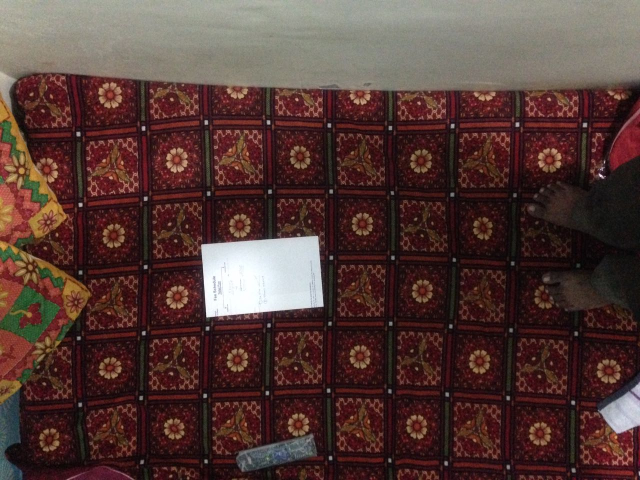
#> input picture images/A4.jpg, 1280 x 960 px (shown at 1/2 size)
$ python object-dimension.py   (Python 2 division)   (older library calls are emulated)
#> lines starting #> are read from the running program, lines starting #| are printed output that depends on the picture; after the words box and inside, x2 and y2 are one past the last pixel; in counts of white or black regions, pixels touching at a corner belong together
import numpy as np
import imutils
import cv2
import math
import urllib

def url_to_image(url):
	# download the image, convert it to a NumPy array, and then read
	# it into OpenCV format
	resp = urllib.urlopen(url)
	image = np.asarray(bytearray(resp.read()), dtype="uint8")
	image = cv2.imdecode(image, cv2.IMREAD_COLOR)

	# return the image
	return image


def midpoint(ptA, ptB):
    return ((ptA[0] + ptB[0]) * 0.5, (ptA[1] + ptB[1]) * 0.5)


def my_max_function(somelist):
    max_value = None
    for value in somelist:
        if not max_value:
            max_value = value
        elif value > max_value:
            max_value = value
    return max_value


# calculate pixel/metric using reference image
def pixelsPerMetric_finder():
    image = cv2.imread('images/A4.jpg')
#> image is the input picture: shape (960, 1280, 3); mean B, G, R 53.3, 57.4, 83
    gray = cv2.cvtColor(image, cv2.COLOR_BGR2GRAY)
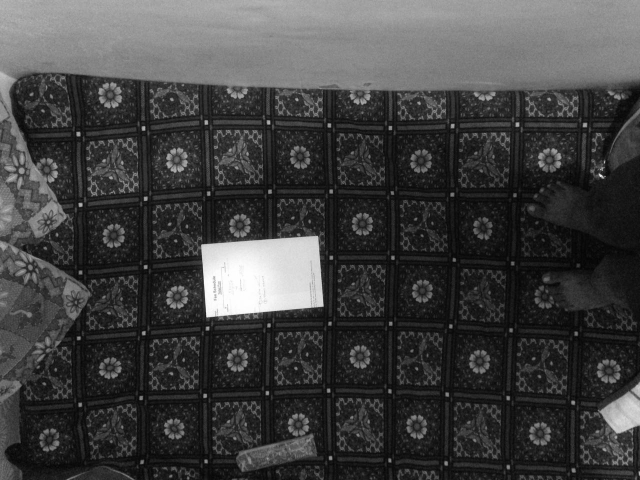
#> gray: shape (960, 1280) (shown at 1/2 size); min 1, max 255, mean 64.6
    gray = cv2.GaussianBlur(gray, (7, 7), 0)

    # perform edge detection, then perform a dilation + erosion to
    # close gaps in between object edges
    edged = cv2.Canny(gray, 10, 80)
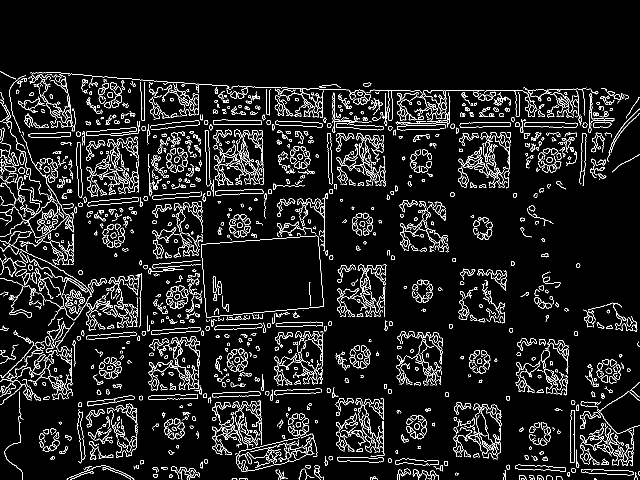
#> edged: shape (960, 1280) (shown at 1/2 size); 7.2% white in thin lines or dots, all inside (x1, y1, x2, y2) = (0, 143, 1280, 960)
    # box2
    edged = cv2.dilate(edged, None, iterations=1)
#> edged: shape (960, 1280); 23.3% white; 507 white regions (1 under 20 px), largest, box (x1, y1, x2, y2) and area: (35, 143, 1230, 267) 32169, (0, 142, 285, 663) 29540, (296, 385, 657, 655) 11732
    edged = cv2.erode(edged, None, iterations=1)
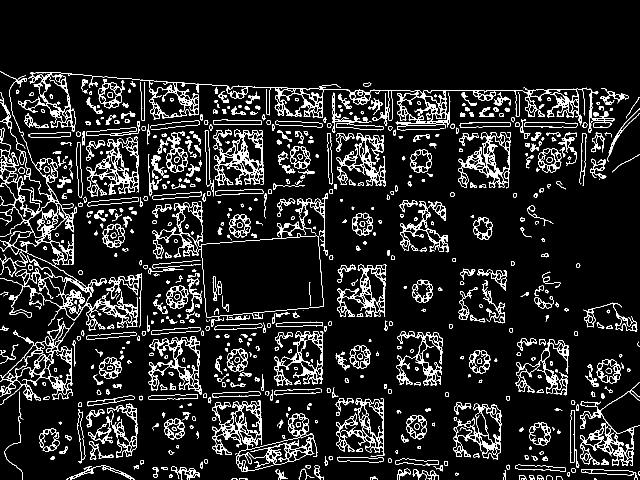
#> edged: shape (960, 1280) (shown at 1/2 size); 10% white in thin lines or dots, all inside (x1, y1, x2, y2) = (0, 143, 1280, 960)

    # find contours in the edge map
    cnts = cv2.findContours(edged.copy(), cv2.RETR_EXTERNAL,
                            cv2.CHAIN_APPROX_SIMPLE)
#> cnts = 615 contours, 112 with area under 20; largest, box (x1, y1, x2, y2) and area: (305, 386, 656, 654) 41389, (36, 144, 1229, 266) 27319, (0, 143, 276, 662) 22701, (0, 635, 149, 810) 10564, (424, 801, 635, 944) 10122
    # print cnts
    cnts = cnts[0] if imutils.is_cv2() else cnts[1]

    pixelsPerMetric = None

    contourarray = []
    # append contour area in array and find max out of it
    for i in cnts:
            # print cv2.contourArea(i)
        contourarray.append(float(cv2.contourArea(i)))
        maxcontour = my_max_function(contourarray)
#> this loop made 615 passes
#> maxcontour on passes 1 to 3: 8.5, 8.5, 10
#> after the loop, contourarray = 615 values, max 41389 at index 394, min 0 at index 243, mean 427.8

    # loop over the contours individually
    for c in cnts:
        # if the contour is not sufficiently large, ignore it
        # print cv2.contourArea(c)
        if cv2.contourArea(c) < maxcontour:
            continue

        # compute the rotated bounding box of the contour
        orig = image.copy()
        box = cv2.minAreaRect(c)
        box = cv2.cv.BoxPoints(box) if imutils.is_cv2() else cv2.boxPoints(box)
        box = np.array(box, dtype="int")

        # loop over the original points and draw them
        # for (x, y) in box:
        #     cv2.circle(orig, (int(x), int(y)), 5, (0, 0, 255), -1)
        # unpack the ordered bounding box, then compute the midpoint
        # between the top-left and top-right coordinates, followed by
        # the midpoint between bottom-left and bottom-right coordinates
        (tl, tr, br, bl) = box
        (tltrX, tltrY) = midpoint(tl, tr)
        (blbrX, blbrY) = midpoint(bl, br)

        # compute the midpoint between the top-left and top-right points,
        # followed by the midpoint between the top-righ and bottom-right
        (tlblX, tlblY) = midpoint(tl, bl)
        (trbrX, trbrY) = midpoint(tr, br)

        # compute the Euclidean distance between the midpoints
        # dA = dist.euclidean((tltrX, tltrY), (blbrX, blbrY))
        # dB = dist.euclidean((tlblX, tlblY), (trbrX, trbrY))
        dA = math.hypot(tltrX - blbrX, tltrY - blbrY)
        dB = math.hypot(tlblX - trbrX, tlblY - trbrY)


        # if the pixels per metric has not been initialized, then
        # compute it as the ratio of pixels to supplied metric
        # (in this case, inches)
        if pixelsPerMetric is None:
            # to caculate pixelpermetric use the reference object known width
            pixelsPerMetric = dB / 11.6 #6.5
            # print pixelsPerMetric
        return pixelsPerMetric
#> this loop made 395 passes
#> (tltrX, tltrY, blbrX, blbrY, tlblX, tlblY, trbrX, trbrY) on pass 395: (307.5, 534.5, 662.5, 510.5, 493.5, 648, 476.5, 397)
#> after the loop, pixelsPerMetric = 21.69

# Now let's calculate the size of target image
def obj_dimensions(ppm):# image_url="http://answers.opencv.org/upfiles/logo_2.png"):
    # image = io.imread(image_url)
    # image = url_to_image(image_url)
#> called with ppm = 21.69
    image = cv2.imread('images/washing_machine.jpg')
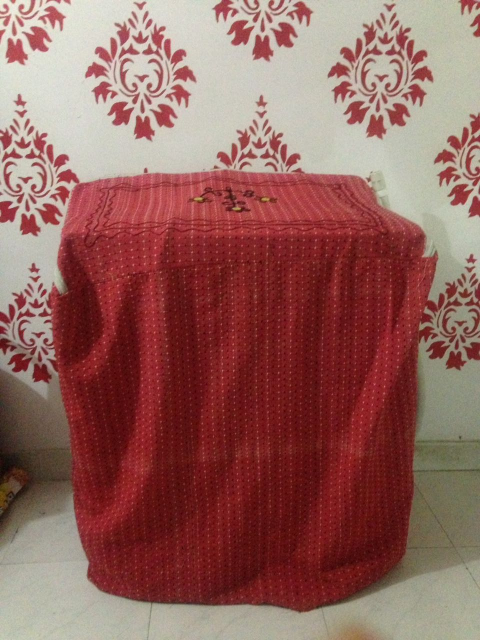
#> input picture images/washing_machine.jpg, 960 x 1280 px (shown at 1/2 size)
#> image is the input picture: shape (1280, 960, 3); mean B, G, R 92.6, 98.6, 147.3
    print image.shape
#| (1280, 960, 3)

    dim = (525,700)
    # image = cv2.resize(image, dim, interpolation = cv2.INTER_AREA)
    print image.shape
#| (1280, 960, 3)
    # cv2.imshow("resized", image)
    # cv2.waitKey(0)

    gray = cv2.cvtColor(image, cv2.COLOR_BGR2GRAY)
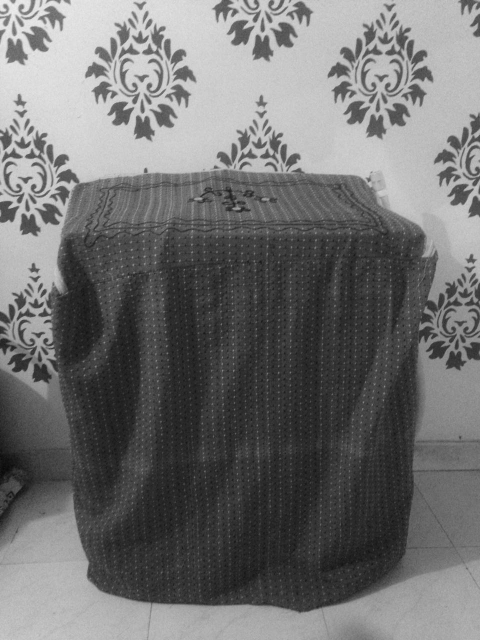
#> gray: shape (1280, 960) (shown at 1/2 size); min 6, max 242, mean 112.5
    gray = cv2.GaussianBlur(gray, (7, 7), 0)

    # perform edge detection, then perform a dilation + erosion to
    # close gaps in between object edges
    edged = cv2.Canny(gray, 10, 80)
#> edged: shape (1280, 960); 4.5% white in thin lines or dots
    edged = cv2.dilate(edged, None, iterations=1)
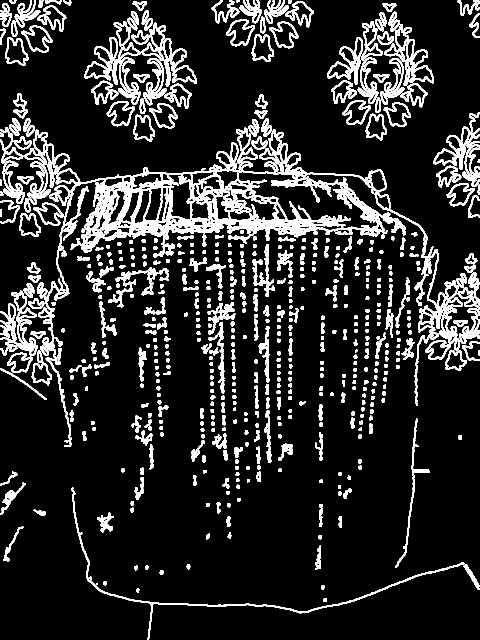
#> edged: shape (1280, 960) (shown at 1/2 size); 14.3% white; 580 white regions, largest, box (x1, y1, x2, y2) and area: (49, 255, 934, 894) 55036, (169, 74, 281, 210) 3796, (143, 975, 929, 1280) 3690
    edged = cv2.erode(edged, None, iterations=1)
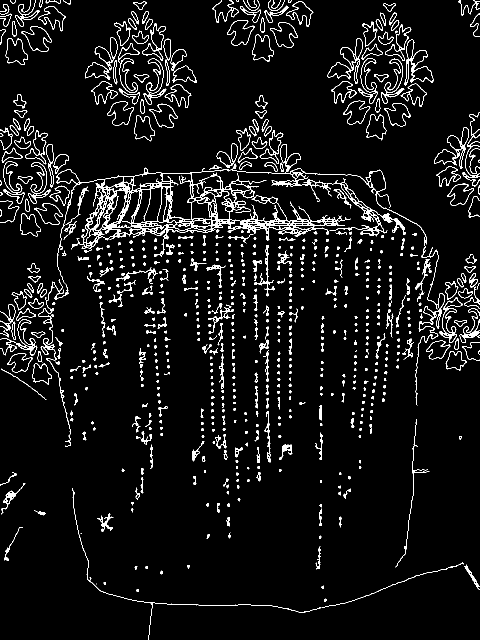
#> edged: shape (1280, 960) (shown at 1/2 size); 5.8% white in thin lines or dots

    cnts = cv2.findContours(edged.copy(), cv2.RETR_EXTERNAL,
                            cv2.CHAIN_APPROX_SIMPLE)
#> cnts = 692 contours, 395 with area under 20; largest, box (x1, y1, x2, y2) and area: (112, 286, 890, 811) 40825, (655, 76, 725, 168) 2197, (808, 79, 867, 171) 2193, (868, 254, 938, 338) 1978, (43, 52, 104, 104) 1664
    # print cnts
    cnts = cnts[0] if imutils.is_cv2() else cnts[1]
    # print cnts
    # sort the contours from left-to-right and initialize the
    # 'pixels per metric' calibration variable
    # (cnts, _) = contours.sort_contours(cnts)

    contourarray = []
    # append contour area in array and find max out of it
    for i in cnts:
        # print cv2.contourArea(i)
        contourarray.append(float(cv2.contourArea(i)))
        maxcontour = my_max_function(contourarray)
#> this loop made 692 passes
#> maxcontour on passes 1 to 3: 16.5, 16.5, 17.5
#> after the loop, contourarray = 692 values, max 40825 at index 595, min 0 at index 3, mean 193.8
    # print contourarray
    # print maxcontour
    # loop over the contours individually
    for c in cnts:

        # print cv2.contourArea(c)
        if cv2.contourArea(c) < maxcontour:
            continue

        # compute the rotated bounding box of the contour
        orig = image.copy()
        box = cv2.minAreaRect(c)
        box = cv2.cv.BoxPoints(box) if imutils.is_cv2() else cv2.boxPoints(box)
        box = np.array(box, dtype="int")


        # loop over the original points and draw them
        # for (x, y) in box:
        #     cv2.circle(orig, (int(x), int(y)), 5, (0, 0, 255), -1)
        # unpack the ordered bounding box, then compute the midpoint
        # between the top-left and top-right coordinates, followed by
        # the midpoint between bottom-left and bottom-right coordinates
        (tl, tr, br, bl) = box
        (tltrX, tltrY) = midpoint(tl, tr)
        (blbrX, blbrY) = midpoint(bl, br)

        # compute the midpoint between the top-left and top-right points,
        # followed by the midpoint between the top-righ and bottom-right
        (tlblX, tlblY) = midpoint(tl, bl)
        (trbrX, trbrY) = midpoint(tr, br)

        # compute the Euclidean distance between the midpoints
        # dA = dist.euclidean((tltrX, tltrY), (blbrX, blbrY))
        # dB = dist.euclidean((tlblX, tlblY), (trbrX, trbrY))
        dA = math.hypot(tltrX - blbrX, tltrY - blbrY)
        dB = math.hypot(tlblX - trbrX, tlblY - trbrY)

        # print dA
        # print dB
        # compute the size of the object
        dimA = dA / ppm
        dimB = dB / ppm
        # item = dynamo_write(image_url,dimA,dimB)
        return round(dimA,1), round(dimB,1)
#> this loop made 596 passes
#> c on passes 4, 16, 56: [[193, 1167], [193, 1168]], [[162, 1066], [161, 1067], [162, 1067], [163, 1066]], [[472, 933], [472, 937], [475, 937], [475, 933]]

if __name__ == "__main__":
    ppm = pixelsPerMetric_finder()
    h,w = obj_dimensions(ppm)
#> h = 19.4; w = 38.3
